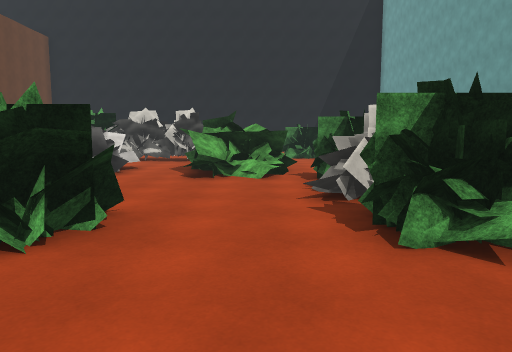
view 1 (above)

24 first-person views from a walk through a Unity game level. The camera is 1.5 m above the floor, tilts 6° down and sees 70° across. The floor is counted in squares, 2 m on a side. Each view is taken from the middle of a square. On the plan, view 1 faces up. The plan holds only what a view shows up to about 11 squares ahead; the rest is blank. The place goes on beyond the plan. The player is left out. Some surface patterns are stand-ins.

view 2
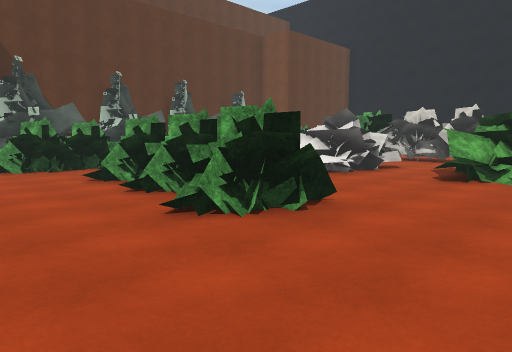

view 3
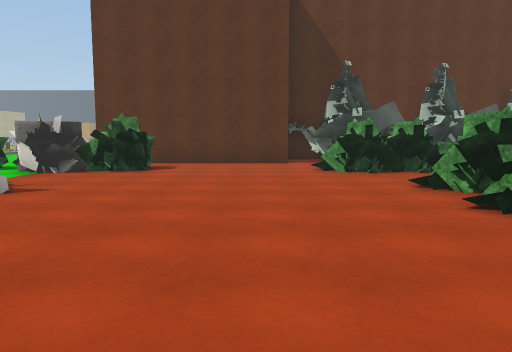

view 4
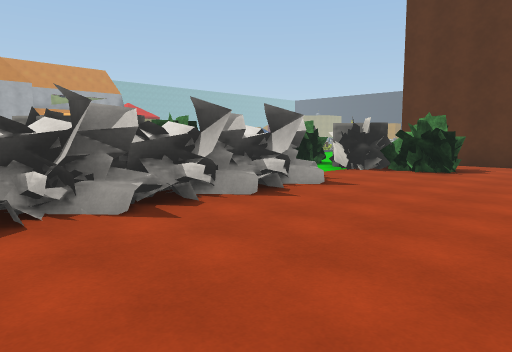

view 5
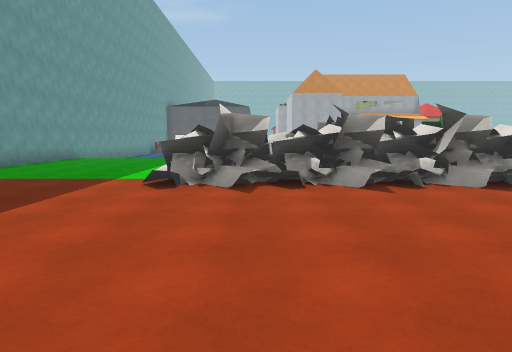

view 6
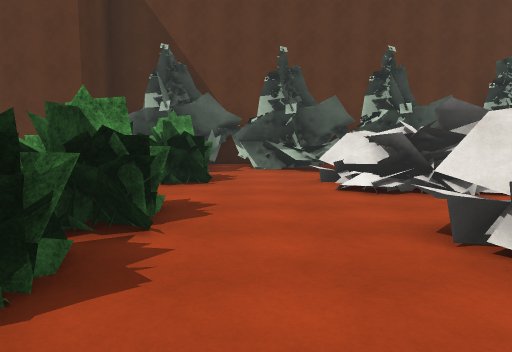

view 7
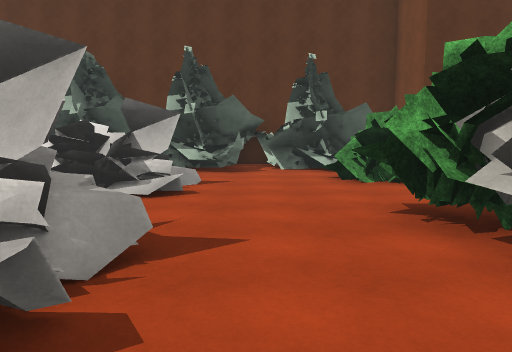

view 8
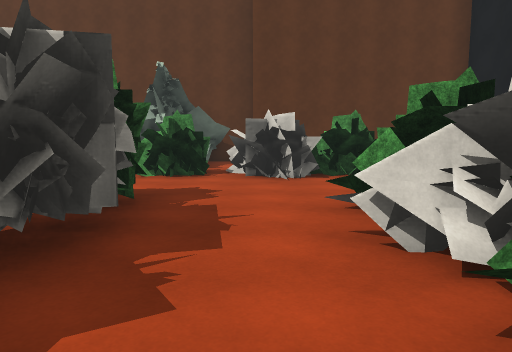

view 9
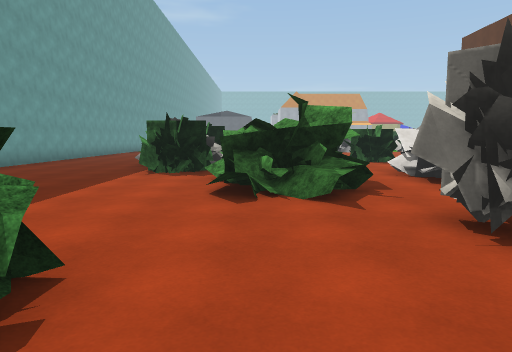

view 10
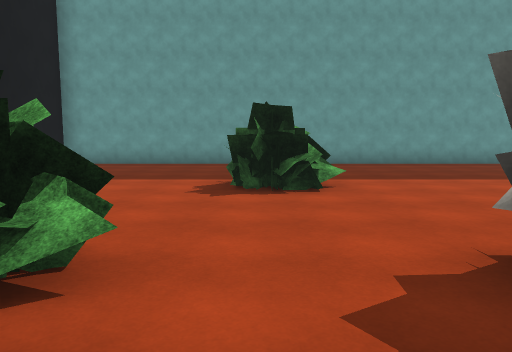

view 11
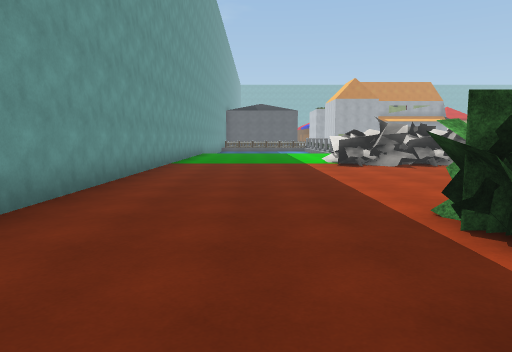

view 12
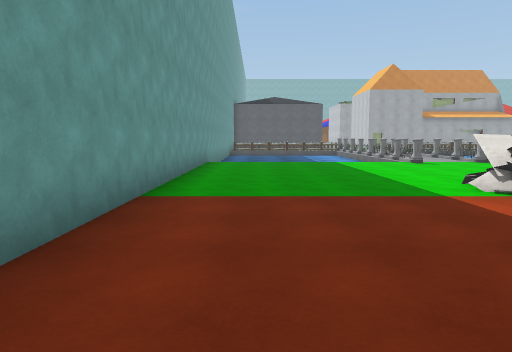

view 13
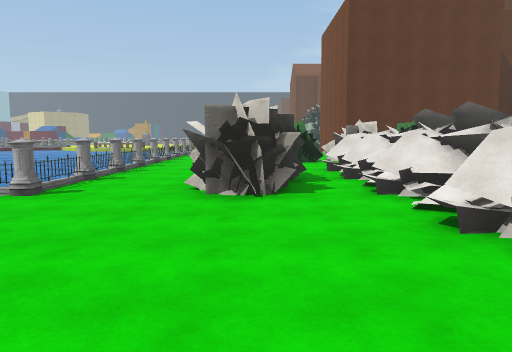

view 14
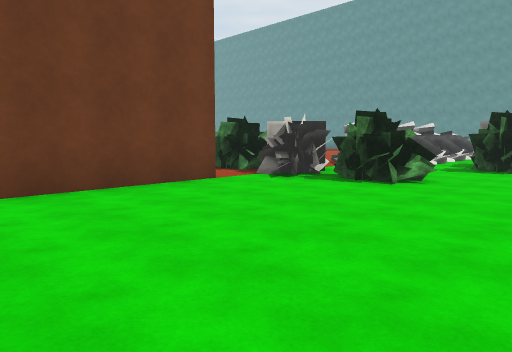

view 15
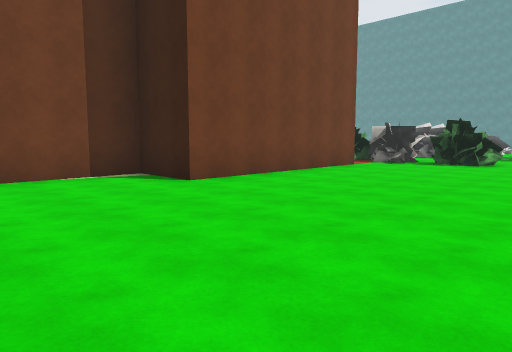

view 16
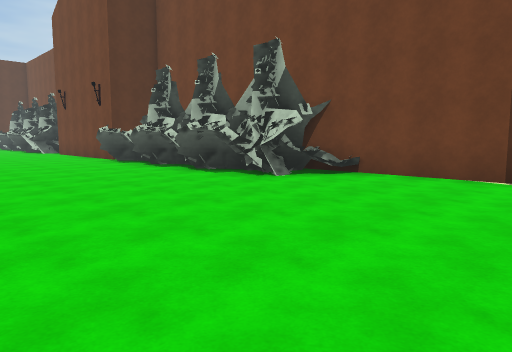

view 17
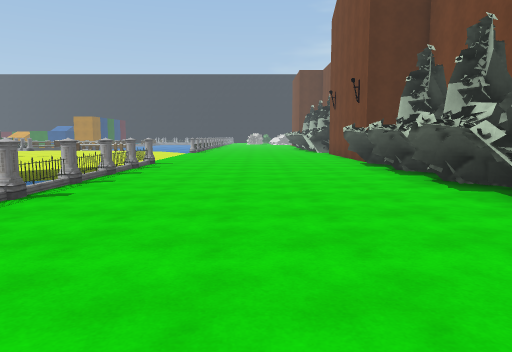

view 18
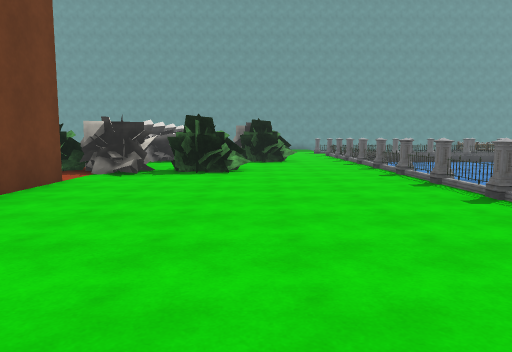

view 19
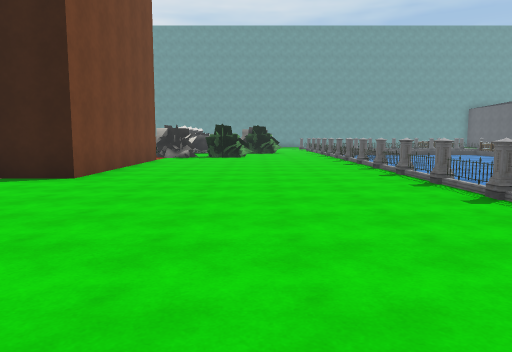

view 20
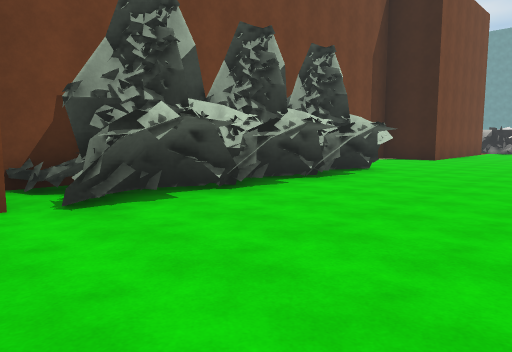

view 21
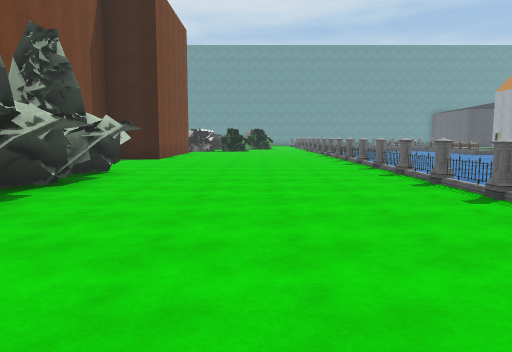

view 22
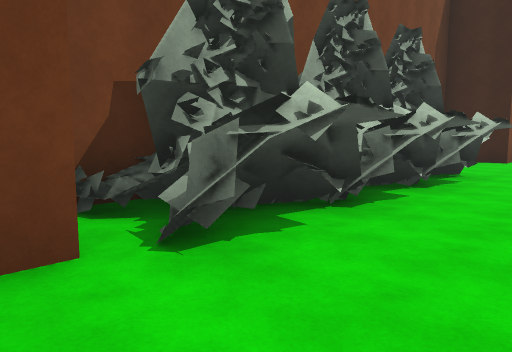

view 23
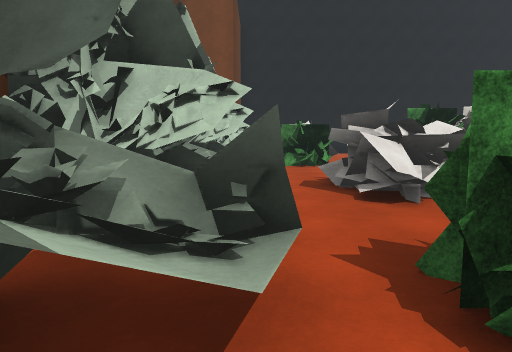

view 24
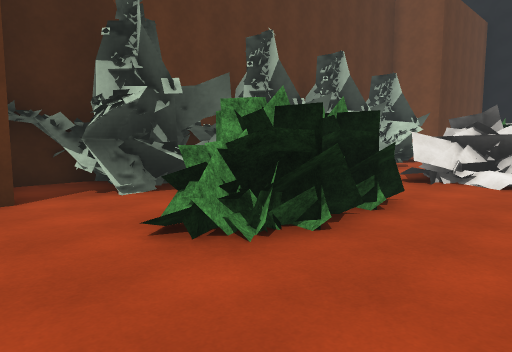

### Floor plan
Key: @ floor where view 1 was taken; # wall or solid block; x gap in a wall; . main floor; : floor 0.5 m higher than the main floor; / step, stairs or slope; = window, fence, low wall or low ledge; B bush; F fence; O other object.
Columns run from 29 left of view 1 to 7 right of it. Each row starts with its distance up from view 1.
 16                   # BB  BBBB .......#
 15                   # BB...BBB........#
 14                     OO........BB.
 13                  OOxBB...OO....B.
 12                  OO/BB.BBOOO........#
 11                  OO./...B.O.........#
 10                 #OOO........##......#
  9                  OO:.//..O/.##......#
  8                  OOOxOO.OOO.==......#
  7                  OOO/OO.OOO.=/BB....#
  6                 OOO/.//.......BB....#
  5                 OOO...........OOO...#
  4                 OOOOBB..BBB...BB....#
  3                  OOOBB.BBBBB..BB....#
  2                 OOO.BB...../...B....#
  1                 ###.................#
  0                   #..........@......#
 -1                   #.................#
 -2  ##      #####    #.................#
 -3  .#O O OO#...#    #.BB..............#
 -4 #.OOOOOOO....######..B.//OO/O/O.....#
 -5 ..OOOOOOO...........OO./OOOOOOOO....#
 -6 ....................BB..O//////.....#
 -7 ....................BB..............#
 -8 .......................BBBOO........#
 -9 ........................B.OO........#
-10  ...................................#
-11  .FFFFFFFFFFFFFFFFFFFFFFFFFF.F......#

Positions as (right, up) in squares from view 1, and headings:
1: (0, 0), facing up
2: (1, 0), facing up-left
3: (0, 0), facing left
4: (0, 0), facing down-left
5: (0, 2), facing down
6: (-2, 5), facing left
7: (-2, 10), facing left
8: (-1, 14), facing left
9: (0, 15), facing down
10: (-4, 14), facing right
11: (4, 6), facing down
12: (5, 0), facing down
13: (3, -8), facing left
14: (-15, -10), facing up-right
15: (-20, -10), facing up-right
16: (-16, -10), facing up-left
17: (-17, -8), facing left
18: (-17, -8), facing right
19: (-23, -8), facing right
20: (-29, -9), facing up-right
21: (-29, -8), facing right
22: (-29, -7), facing up-right
23: (-10, 2), facing up
24: (-6, 0), facing up-left
